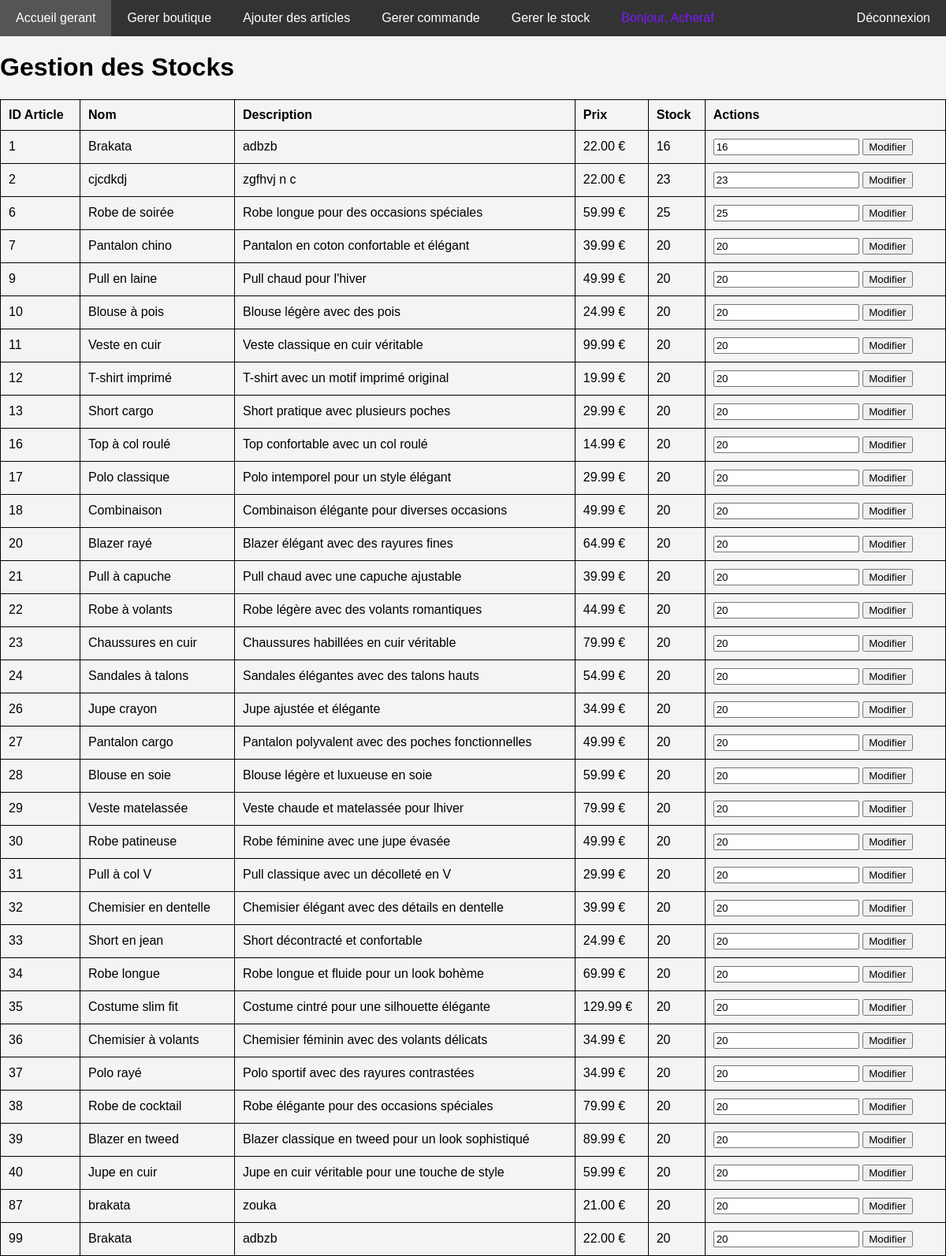
Screenshot of /DripCheap2/DripCheap/gerer_stock.php (signed in) with the database file from the repository.
### tables this page shows
CREATE TABLE `Articles` (
  `ID_article` int(11) NOT NULL,
  `Nom_article` varchar(255) DEFAULT NULL,
  `Description` text,
  `Catégorie` varchar(50) DEFAULT NULL,
  `Prix` decimal(10,2) DEFAULT NULL,
  `Tailles_disponibles` varchar(255) DEFAULT NULL,
  `Couleurs_disponibles` varchar(255) DEFAULT NULL,
  `Image` varchar(255) DEFAULT NULL,
  `Stock` int(11) NOT NULL DEFAULT '0'
);

### DripCheap2/DripCheap/gerer_stock.php (the view, shortened to what this page needs)
<?php
$con = mysqli_connect("localhost", "root", "", "DRIP1");
$sql_articles = "SELECT * FROM Articles";
$result_articles = mysqli_query($con, $sql_articles);
?>
<!DOCTYPE html>
<html lang="fr">
<head>
    <link rel="stylesheet" href="style.css">
    <?php include 'navbar2.php';?>
</head>
<body>
    <h1>Gestion des Stocks</h1>
    <table>
        <thead>
            <tr>
                <th>ID Article</th>
                <th>Nom</th>
                <th>Description</th>
                <th>Prix</th>
                <th>Stock</th>
                <th>Actions</th>
            </tr>
        </thead>
        <tbody>
            <?php while ($row = mysqli_fetch_assoc($result_articles)) { ?>
            <tr>
                <td><?php echo $row['ID_article']; ?></td>
                <td><?php echo $row['Nom_article']; ?></td>
                <td><?php echo $row['Description']; ?></td>
                <td><?php echo $row['Prix']; ?> €</td>
                <td><?php echo $row['Stock']; ?></td>
                <td>
                    <form method="post" action="modif_stock.php">
                        <input type="number" name="nouveau_stock" value="<?php echo $row['Stock']; ?>" min="0">
                        <button type="submit">Modifier</button>
                    </form>
                </td>
            </tr>
            <?php } ?>
        </tbody>
    </table>
</body>
</html>

### DripCheap2/DripCheap/navbar2.php (shortened to what this page needs)
<!DOCTYPE html>
<html lang="fr">
<head>
  <link rel="stylesheet" href="style.css">
</head>
<body>
  <nav>
    <ul>
    <li><a href="page_gerant.php">Accueil gerant</a></li>
      <li><a href="gerer_produit.php">Gerer boutique</a></li>
      <li><a href="ajouter_article.php">Ajouter des articles</a></li>
      <li><a href="gerer_commande.php">Gerer commande</a></li>
      <li><a href="gerer_stock.php">Gerer le stock</a></li>
      <?php if (isset($_SESSION['ID_utilisateur'])): ?>
        <li><span class="welcome">Bonjour, <?php echo htmlspecialchars($_SESSION['Prénom']); ?></span></li>
        <span class="logout"><li><a href="deconnexion.php">Déconnexion</span></a></li>
      <?php else: ?>
        <li><a href="login.html">Connexion</a></li>
      <?php endif; ?>
    </ul>
  </nav>
</body>
</html>

### DripCheap2/DripCheap/style.css (style rules this page uses)
body { font-family: Arial, sans-serif; margin: 0; padding: 0; background-color: #f4f4f4; }
nav { background-color: #333; overflow: hidden; position: flex; width: 100%; top: 0; left: 0; z-index: 1000; }
ul { list-style-type: none; margin: 0; padding: 0; display: flex; justify-content: center; }
li { display: inline; }
li a { display: block; color: white; padding: 14px 20px; text-decoration: none; transition: background-color 0.3s ease, color 0.3s ease; }
.welcome { color: rgb(125, 25, 255); padding: 14px 20px; display: block; }
.logout { margin-left: auto; }

### DripCheap2/DripCheap/gerer_stock.php (style rules this page uses)
body { font-family: Arial, sans-serif; }
table { width: 100%; border-collapse: collapse; }
table, th, td { border: 1px solid black; }
th, td { padding: 10px; text-align: left; }

### rows the page displays
articles: ID_article "1", Nom_article "Brakata", Description "adbzb", Prix "22.00", Stock "16", nouveau_stock "16"
articles: ID_article "2", Nom_article "cjcdkdj", Description "zgfhvj n c", Prix "22.00", Stock "23", nouveau_stock "23"
articles: ID_article "6", Nom_article "Robe de soirée", Description "Robe longue pour des occasions spéciales", Prix "59.99", Stock "25", nouveau_stock "25"
articles: ID_article "7", Nom_article "Pantalon chino", Description "Pantalon en coton confortable et élégant", Prix "39.99", Stock "20", nouveau_stock "20"
articles: ID_article "9", Nom_article "Pull en laine", Description "Pull chaud pour l'hiver", Prix "49.99", Stock "20", nouveau_stock "20"
articles: ID_article "10", Nom_article "Blouse à pois", Description "Blouse légère avec des pois", Prix "24.99", Stock "20", nouveau_stock "20"
articles: ID_article "11", Nom_article "Veste en cuir", Description "Veste classique en cuir véritable", Prix "99.99", Stock "20", nouveau_stock "20"
articles: ID_article "12", Nom_article "T-shirt imprimé", Description "T-shirt avec un motif imprimé original", Prix "19.99", Stock "20", nouveau_stock "20"
articles: ID_article "13", Nom_article "Short cargo", Description "Short pratique avec plusieurs poches", Prix "29.99", Stock "20", nouveau_stock "20"
articles: ID_article "16", Nom_article "Top à col roulé", Description "Top confortable avec un col roulé", Prix "14.99", Stock "20", nouveau_stock "20"
articles: ID_article "17", Nom_article "Polo classique", Description "Polo intemporel pour un style élégant", Prix "29.99", Stock "20", nouveau_stock "20"
articles: ID_article "18", Nom_article "Combinaison", Description "Combinaison élégante pour diverses occasions", Prix "49.99", Stock "20", nouveau_stock "20"
articles: ID_article "20", Nom_article "Blazer rayé", Description "Blazer élégant avec des rayures fines", Prix "64.99", Stock "20", nouveau_stock "20"
articles: ID_article "21", Nom_article "Pull à capuche", Description "Pull chaud avec une capuche ajustable", Prix "39.99", Stock "20", nouveau_stock "20"
articles: ID_article "22", Nom_article "Robe à volants", Description "Robe légère avec des volants romantiques", Prix "44.99", Stock "20", nouveau_stock "20"
articles: ID_article "23", Nom_article "Chaussures en cuir", Description "Chaussures habillées en cuir véritable", Prix "79.99", Stock "20", nouveau_stock "20"
articles: ID_article "24", Nom_article "Sandales à talons", Description "Sandales élégantes avec des talons hauts", Prix "54.99", Stock "20", nouveau_stock "20"
articles: ID_article "26", Nom_article "Jupe crayon", Description "Jupe ajustée et élégante", Prix "34.99", Stock "20", nouveau_stock "20"
articles: ID_article "27", Nom_article "Pantalon cargo", Description "Pantalon polyvalent avec des poches fonctionnelles", Prix "49.99", Stock "20", nouveau_stock "20"
articles: ID_article "28", Nom_article "Blouse en soie", Description "Blouse légère et luxueuse en soie", Prix "59.99", Stock "20", nouveau_stock "20"
articles: ID_article "29", Nom_article "Veste matelassée", Description "Veste chaude et matelassée pour lhiver", Prix "79.99", Stock "20", nouveau_stock "20"
articles: ID_article "30", Nom_article "Robe patineuse", Description "Robe féminine avec une jupe évasée", Prix "49.99", Stock "20", nouveau_stock "20"
articles: ID_article "31", Nom_article "Pull à col V", Description "Pull classique avec un décolleté en V", Prix "29.99", Stock "20", nouveau_stock "20"
articles: ID_article "32", Nom_article "Chemisier en dentelle", Description "Chemisier élégant avec des détails en dentelle", Prix "39.99", Stock "20", nouveau_stock "20"
articles: ID_article "33", Nom_article "Short en jean", Description "Short décontracté et confortable", Prix "24.99", Stock "20", nouveau_stock "20"
articles: ID_article "34", Nom_article "Robe longue", Description "Robe longue et fluide pour un look bohème", Prix "69.99", Stock "20", nouveau_stock "20"
articles: ID_article "35", Nom_article "Costume slim fit", Description "Costume cintré pour une silhouette élégante", Prix "129.99", Stock "20", nouveau_stock "20"
articles: ID_article "36", Nom_article "Chemisier à volants", Description "Chemisier féminin avec des volants délicats", Prix "34.99", Stock "20", nouveau_stock "20"
articles: ID_article "37", Nom_article "Polo rayé", Description "Polo sportif avec des rayures contrastées", Prix "34.99", Stock "20", nouveau_stock "20"
articles: ID_article "38", Nom_article "Robe de cocktail", Description "Robe élégante pour des occasions spéciales", Prix "79.99", Stock "20", nouveau_stock "20"
articles: ID_article "39", Nom_article "Blazer en tweed", Description "Blazer classique en tweed pour un look sophistiqué", Prix "89.99", Stock "20", nouveau_stock "20"
articles: ID_article "40", Nom_article "Jupe en cuir", Description "Jupe en cuir véritable pour une touche de style", Prix "59.99", Stock "20", nouveau_stock "20"
articles: ID_article "87", Nom_article "brakata", Description "zouka", Prix "21.00", Stock "20", nouveau_stock "20"
articles: ID_article "99", Nom_article "Brakata", Description "adbzb", Prix "22.00", Stock "20", nouveau_stock "20"

### other values shown
$_SESSION['Prénom'] "Acheraf"
